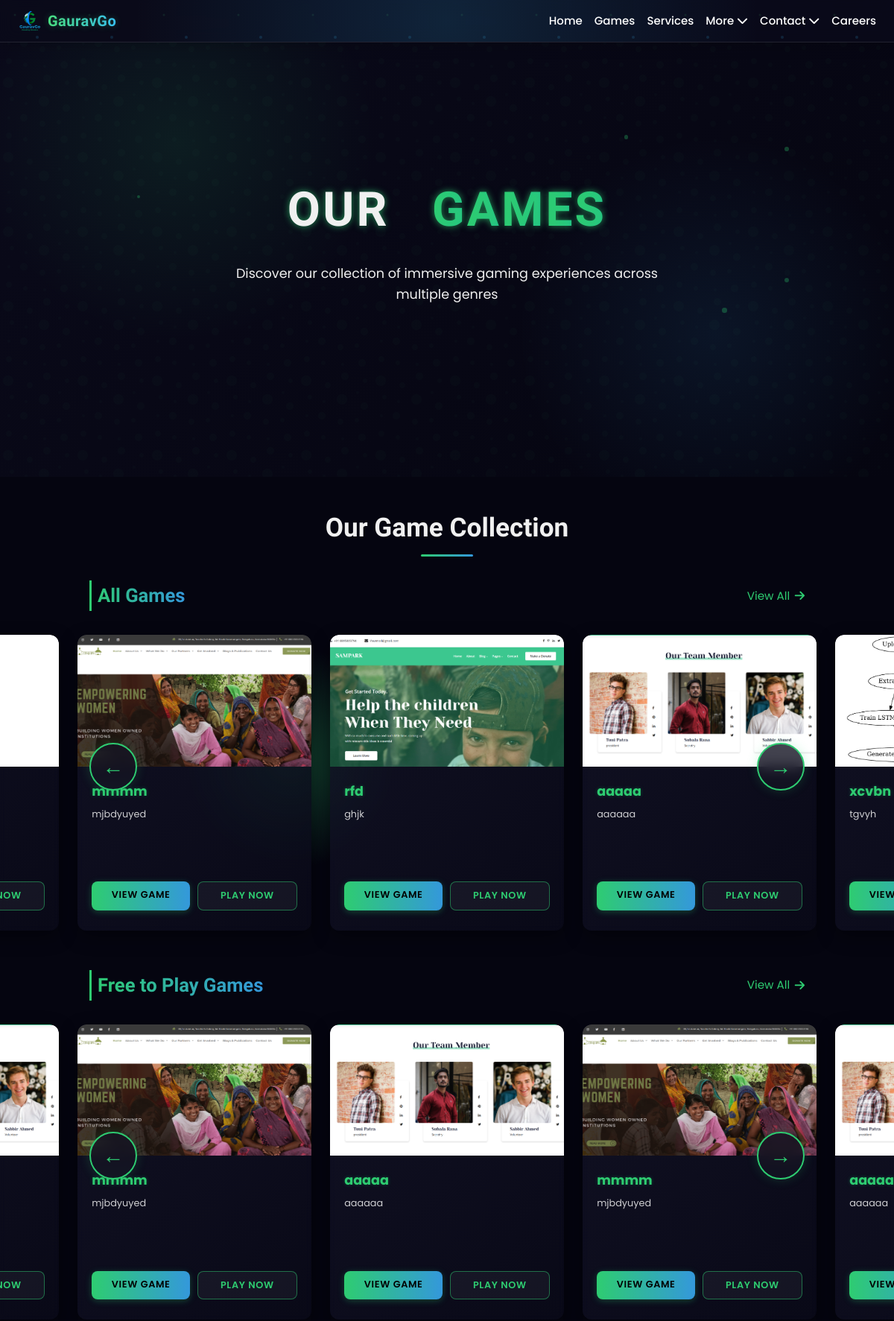
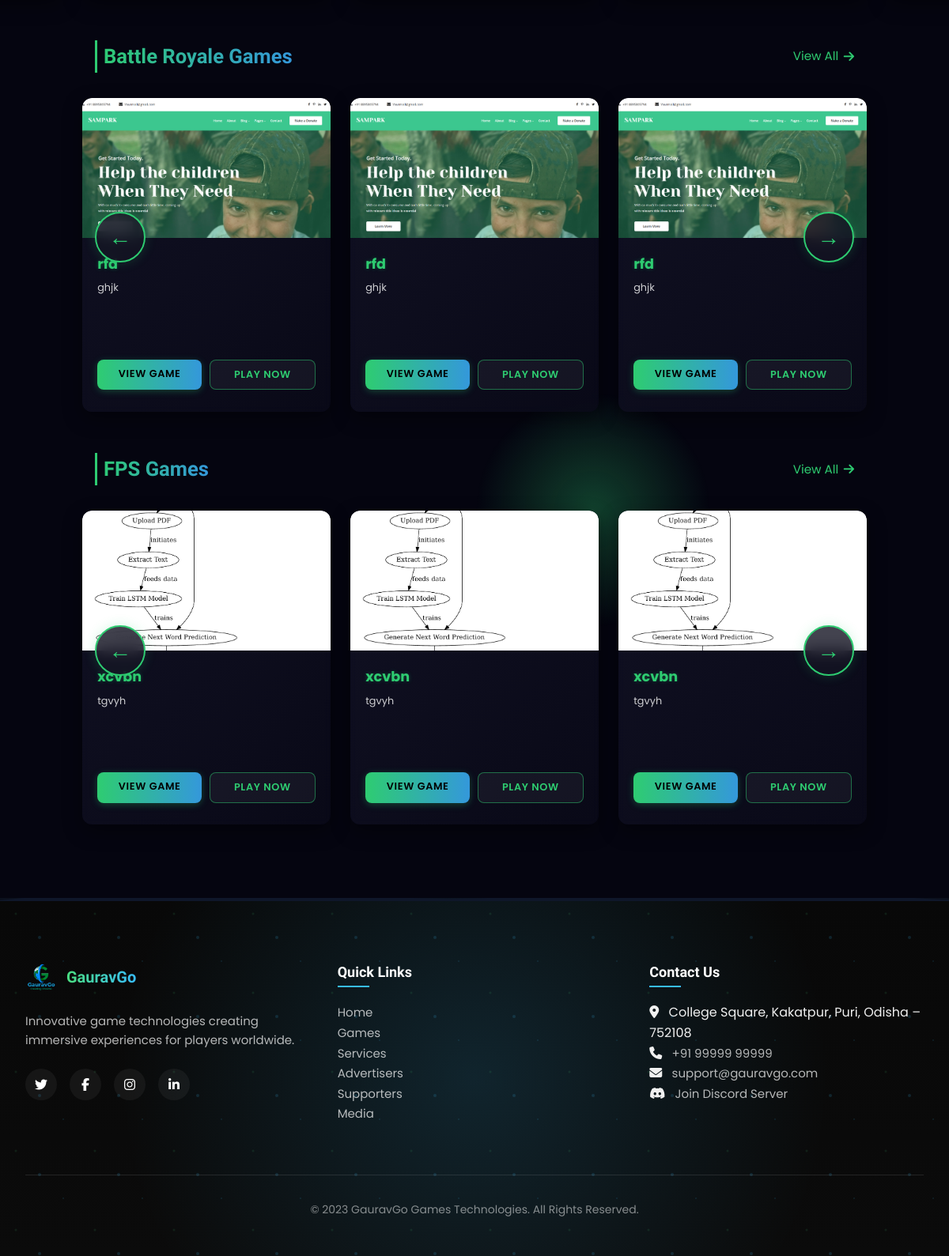
/games, run on the app's committed database (2 pictures, top to bottom).
### gauravgowebsite/models.py (models this page shows, shortened)
class Games(models.Model):
    title = models.CharField(max_length=200, null=True)
    description = models.CharField(max_length=5000, null=True)
    logo = models.ImageField(upload_to='logos/', null=True, blank=True)
    image = models.ImageField(upload_to='images/', null=True, blank=True)
    GAME_TYPE_CHOICES = [
        ('ftp', 'Free to Play Games'),
        ('br', 'Battle Royale Games'),
        ('fps', 'FPS Games'),
        ('rpg', 'RPG Games'),
        ('sim', 'Simulation Games'),
        ('other', 'Other'),
    ]
    game_type = models.CharField(max_length=20, choices=GAME_TYPE_CHOICES, default='other')
    creationdate = models.DateTimeField(auto_now_add=True)
    background_image = models.ImageField(upload_to='backgrounds/', null=True, blank=True)
    additional_description = models.TextField(null=True, blank=True)
    file_upload = models.FileField(upload_to='game_files/', null=True, blank=True)
    release_date = models.DateField(null=True, blank=True)
    publisher = models.CharField(max_length=200, default='GauravGo Games')
    rating = models.DecimalField(max_digits=3, decimal_places=1, default=5.0)
    file_size = models.CharField(max_length=50, default='31mb')
    platforms = models.CharField(max_length=200, default='Web, Android, iOS')

### gauravgowebsite/views.py (the view)
# urls.py: path('games', games, name="games"),
def games(request):
    gtype = request.GET.get('type')
    if gtype:
        games_qs = Games.objects.filter(game_type=gtype).order_by('-creationdate')
    else:
        games_qs = Games.objects.all().order_by('-creationdate')
    ftp_games = Games.objects.filter(game_type='ftp').order_by('-creationdate')
    br_games = Games.objects.filter(game_type='br').order_by('-creationdate')
    fps_games = Games.objects.filter(game_type='fps').order_by('-creationdate')
    rpg_games = Games.objects.filter(game_type='rpg').order_by('-creationdate')
    sim_games = Games.objects.filter(game_type='sim').order_by('-creationdate')
    context = {
        'games': games_qs,
        'selected_type': gtype,
        'ftp_games': ftp_games,
        'br_games': br_games,
        'fps_games': fps_games,
        'rpg_games': rpg_games,
        'sim_games': sim_games,
    }
    return render(request, 'games.html', context)

### gauravgowebsite/templates/games.html (shortened to what this page needs)
{% load static %}
<!DOCTYPE html>
<html lang="en" class="scroll-smooth">
<head>
    <link href="https://cdn.jsdelivr.net/npm/tailwindcss@2.2.19/dist/tailwind.min.css" rel="stylesheet">
    <link rel="stylesheet" href="https://unpkg.com/swiper@8/swiper-bundle.min.css">
    <link href="https://unpkg.com/aos@2.3.4/dist/aos.css" rel="stylesheet">
    <link rel="stylesheet" href="https://cdnjs.cloudflare.com/ajax/libs/font-awesome/6.4.0/css/all.min.css">
</head>
<body>
    {% include "header.html" %}
    <section class="hero-section">
        <div class="hero-particles" id="particles"></div>
        <div class="text-center">
            <h1 class="hero-title orbitron">
                <span style="--i: 1">O</span><span style="--i: 2">u</span><span style="--i: 3">r</span>
                <span style="--i: 4">&nbsp;</span>
                <span style="--i: 5" class="gradient-text glow">G</span><span style="--i: 6"
                    class="gradient-text glow">a</span><span style="--i: 7" class="gradient-text glow">m</span><span
                    style="--i: 8" class="gradient-text glow">e</span><span style="--i: 9"
                    class="gradient-text glow">s</span>
            </h1>
            <p class="hero-subtitle">Discover our collection of immersive gaming experiences across multiple genres</p>
        </div>
    </section>
    <section id="projects">
        <div class="container mx-auto px-4">
            <h2 class="section-title orbitron">Our Game Collection</h2>
            <div class="slider-section">
                <div class="slider-header">
                    <h3 class="slider-title orbitron">All Games</h3>
                    <a href="#" class="view-all">
                        <span>View All</span>
                        <i class="fas fa-arrow-right"></i>
                    </a>
                </div>
                <div id="all-games-slider" class="swiper-container">
                    <div class="swiper-wrapper">
                        {% for game in games %}
                        <div class="swiper-slide game-card">
                            {% if game.logo %}
                                <img src="{{ game.logo.url }}" alt="{{ game.title }} logo">
                            {% else %}
                                <img src="{% static 'img/placeholder-100.png' %}" alt="No logo">
                            {% endif %}
                            <div class="game-card-content">
                                <h3>{{ game.title }}</h3>
                                <p>{{ game.description|truncatechars:120 }}</p>
                                <div class="game-buttons">
                                    <a href="#" class="game-btn view-btn" tabindex="0" style="position:relative;z-index:2;">View Game</a>
                                    <a href="#" class="game-btn play-btn" tabindex="0" style="position:relative;z-index:2;">Play Now</a>
                                </div>
                            </div>
                        </div>
                        {% endfor %}
                    </div>
                    <div class="swiper-button-prev all-games-prev"></div>
                    <div class="swiper-button-next all-games-next"></div>
                </div>
            </div>
            <div class="slider-section">
                <div class="slider-header">
                    <h3 class="slider-title orbitron">Free to Play Games</h3>
                    <a href="#" class="view-all">
                        <span>View All</span>
                        <i class="fas fa-arrow-right"></i>
                    </a>
                </div>
                <div id="f2p-games-slider" class="swiper-container">
                    <div class="swiper-wrapper">
                        {% for g in ftp_games %}
                        <div class="swiper-slide game-card">
                            {% if g.logo %}
                                <img src="{{ g.logo.url }}" alt="{{ g.title }}">
                            {% else %}
                                <img src="{% static 'img/placeholder-100.png' %}" alt="No logo">
                            {% endif %}
                            <div class="game-card-content">
                                <h3>{{ g.title }}</h3>
                                <p>{{ g.description|truncatechars:120 }}</p>
                                <div class="game-buttons">
                                    <a href="#" class="game-btn view-btn" tabindex="0" style="position:relative;z-index:2;">View Game</a>
                                    <a href="#" class="game-btn play-btn" tabindex="0" style="position:relative;z-index:2;">Play Now</a>
                                </div>
                            </div>
                        </div>
                        {% empty %}
                        <div class="swiper-slide game-card"><div class="game-card-content"><h3>No games</h3><p>No Free-to-Play games found.</p></div></div>
                        {% endfor %}
                    </div>
                    <div class="swiper-button-prev f2p-prev"></div>
                    <div class="swiper-button-next f2p-next"></div>
                </div>
            </div>
            <div class="slider-section">
                <div class="slider-header">
                    <h3 class="slider-title orbitron">Battle Royale Games</h3>
                    <a href="#" class="view-all">
                        <span>View All</span>
                        <i class="fas fa-arrow-right"></i>
                    </a>
                </div>
                <div id="battle-royale-games-slider" class="swiper-container">
                    <div class="swiper-wrapper">
                        {% for g in br_games %}
                        <div class="swiper-slide game-card">
                            {% if g.logo %}
                                <img src="{{ g.logo.url }}" alt="{{ g.title }}">
                            {% else %}
                                <img src="{% static 'img/placeholder-100.png' %}" alt="No logo">
                            {% endif %}
                            <div class="game-card-content">
                                <h3>{{ g.title }}</h3>
                                <p>{{ g.description|truncatechars:120 }}</p>
                                <div class="game-buttons">
                                    <a href="#" class="game-btn view-btn" tabindex="0" style="position:relative;z-index:2;">View Game</a>
                                    <a href="#" class="game-btn play-btn" tabindex="0" style="position:relative;z-index:2;">Play Now</a>
                                </div>
                            </div>
                        </div>
                        {% empty %}
                        <div class="swiper-slide game-card"><div class="game-card-content"><h3>No games</h3><p>No Battle Royale games found.</p></div></div>
                        {% endfor %}
                    </div>
                    <div class="swiper-button-prev battle-royale-prev"></div>
                    <div class="swiper-button-next battle-royale-next"></div>
                </div>
            </div>
            <div class="slider-section">
                <div class="slider-header">
                    <h3 class="slider-title orbitron">FPS Games</h3>
                    <a href="#" class="view-all">
                        <span>View All</span>
                        <i class="fas fa-arrow-right"></i>
                    </a>
                </div>
                <div id="fps-games-slider" class="swiper-container">
                    <div class="swiper-wrapper">
                        {% for g in fps_games %}
                        <div class="swiper-slide game-card">
                            {% if g.logo %}
                                <img src="{{ g.logo.url }}" alt="{{ g.title }}">
                            {% else %}
                                <img src="{% static 'img/placeholder-100.png' %}" alt="No logo">
                            {% endif %}
                            <div class="game-card-content">
                                <h3>{{ g.title }}</h3>
                                <p>{{ g.description|truncatechars:120 }}</p>
                                <div class="game-buttons">
                                    <a href="#" class="game-btn view-btn" tabindex="0" style="position:relative;z-index:2;">View Game</a>
                                    <a href="#" class="game-btn play-btn" tabindex="0" style="position:relative;z-index:2;">Play Now</a>
                                </div>
                            </div>
                        </div>
                        {% empty %}
                        <div class="swiper-slide game-card"><div class="game-card-content"><h3>No games</h3><p>No FPS games found.</p></div></div>
                        {% endfor %}
                    </div>
                    <div class="swiper-button-prev fps-prev"></div>
                    <div class="swiper-button-next fps-next"></div>
                </div>
            </div>
        </div>
    </section>
    {% include "footer.html" %}
</body>
</html>

### gauravgowebsite/templates/header.html (style rules this page uses)
:root { --primary-green: #4ade80; --crystal-blue: #38bdf8; --deep-navy: #0a0a1a; --near-black: #050510; }
* { box-sizing: border-box; margin: 0; padding: 0; list-style: none; text-decoration: none; }
body { font-family: 'Poppins', sans-serif; background: var(--near-black); }
.orbitron { font-family: 'Orbitron', sans-serif; }

### gauravgowebsite/templates/footer.html (style rules this page uses)
:root { --primary-green: #4ade80; --crystal-blue: #38bdf8; --deep-navy: #0a0a1a; --near-black: #050510; }
* { box-sizing: border-box; margin: 0; padding: 0; list-style: none; text-decoration: none; }
body { font-family: 'Poppins', sans-serif; background: var(--near-black); }
.orbitron { font-family: 'Orbitron', sans-serif; }

### data on the page
Games: logo (picture), title "mmmm", description "mjbdyuyed"
Games: logo (picture), title "rfd", description "ghjk"
Games: logo (picture), title "aaaaa", description "aaaaaa"
Games: logo (picture), title "xcvbn", description "tgvyh"
